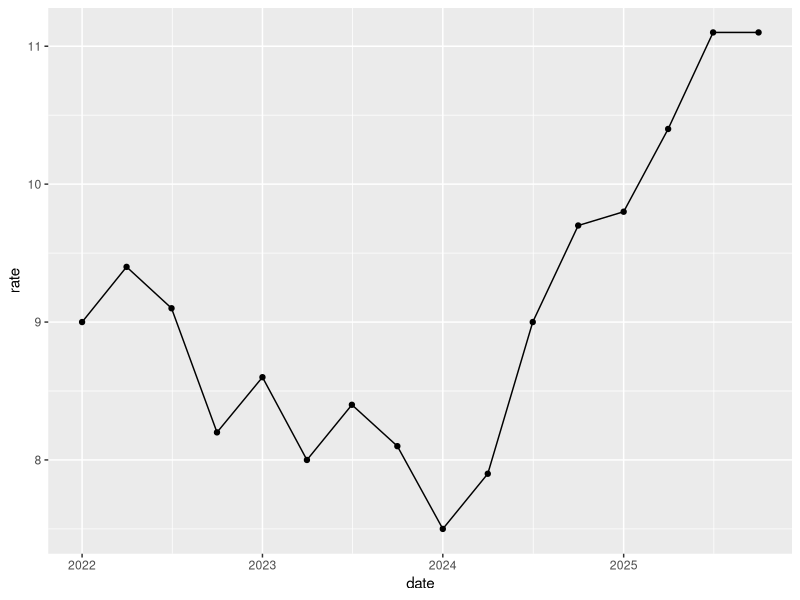

Here is the R script that generated this plot:
library(tidyverse)

rates <- read_csv("unemployment.csv")

glimpse(rates)

rates |>
  filter(region == "Jazan") |>
  select(quarter, rate) |>
  mutate(change = round(rate - first(rate), 1))

rates |>
  filter(date == max(date)) |>
  arrange(desc(rate))

rates |>
  group_by(region) |>
  summarise(start = first(rate), end = last(rate))

latest <- rates |>
  filter(region == "Jazan") |>
  pull(rate) |>
  last()
latest

str_glue("Jazan, latest quarter: {latest}%")

jazan <- rates |> filter(region == "Jazan")

ggplot(jazan, aes(date, rate)) +
  geom_line() +
  geom_point()
